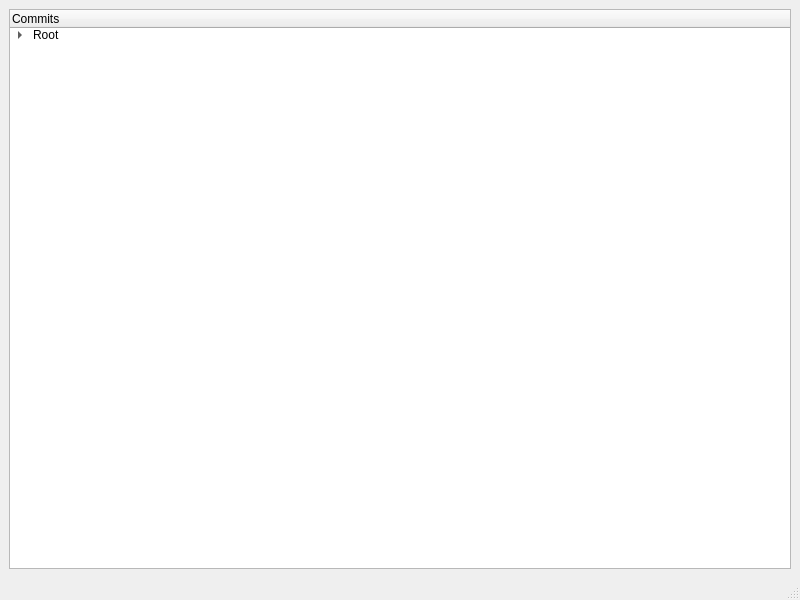
<?xml version="1.0" encoding="UTF-8"?>
<ui version="4.0">
 <class>MainWindow</class>
 <widget class="QMainWindow" name="MainWindow">
  <property name="geometry">
   <rect>
    <x>0</x>
    <y>0</y>
    <width>800</width>
    <height>600</height>
   </rect>
  </property>
  <property name="windowTitle">
   <string>MainWindow</string>
  </property>
  <widget class="QWidget" name="centralwidget">
   <layout class="QGridLayout" name="gridLayout">
    <item row="0" column="0">
     <widget class="QTreeWidget" name="treeWidget">
      <column>
       <property name="text">
        <string>Commits</string>
       </property>
      </column>
      <item>
       <property name="text">
        <string>Root</string>
       </property>
       <property name="icon">
        <iconset theme="info"/>
       </property>
       <item>
        <property name="text">
         <string>First</string>
        </property>
        <item>
         <property name="text">
          <string>Second</string>
         </property>
         <item>
          <property name="text">
           <string>Third</string>
          </property>
         </item>
        </item>
       </item>
       <item>
        <property name="text">
         <string>Branch</string>
        </property>
        <item>
         <property name="text">
          <string>Brinch</string>
         </property>
        </item>
       </item>
      </item>
     </widget>
    </item>
   </layout>
  </widget>
  <widget class="QMenuBar" name="menubar">
   <property name="geometry">
    <rect>
     <x>0</x>
     <y>0</y>
     <width>800</width>
     <height>21</height>
    </rect>
   </property>
  </widget>
  <widget class="QStatusBar" name="statusbar"/>
 </widget>
 <resources/>
 <connections/>
</ui>
